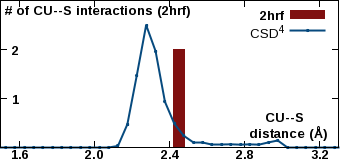

Source code (gnuplot):
set encoding iso_8859_1
set terminal pngcairo transparent enhanced size 340, 160 font "Arial Bold,10"
set output "/var/www/html/csgid/app/webroot/neighborhood_temp/2hrf/CU--S.png"
set lmargin at screen 0.00
set bmargin at screen 0.08
set rmargin at screen 0.995
set tmargin at screen 1.00
set xrange [1.5:3.3]
set format x "%3.1f"
set xtics 1.6,0.4,3.2
set xtics offset 0,graph 0.065
set yrange [0:2022]
unset ytics
set y2range [0:3]
set y2tics 1,1,2
set y2tics offset -49,graph 0.00
set y2tics mirror
set view 80,45
set key top right
set boxwidth 0.06
set style fill solid 1.0
set xlabel "CU--S \n distance (\305)" offset 17,4.4
set y2label "# of CU--S interactions (2hrf)" offset -40,4 rotate by 0
plot "-" using ($1+0.05):2 with boxes lc rgb "#801010" axis x1y2 title "2hrf", \
     "/var/www/html/csgid/app/webroot/neighborhood_temp/csd_metal_distances/CU--S.csv" using ($1+0.025):2 with linespoints linewidth 2 pointtype 7 pointsize 0.2 lc rgb "#074a7e" title "CSD^{4}" axis x1y1
2.4	2
e
